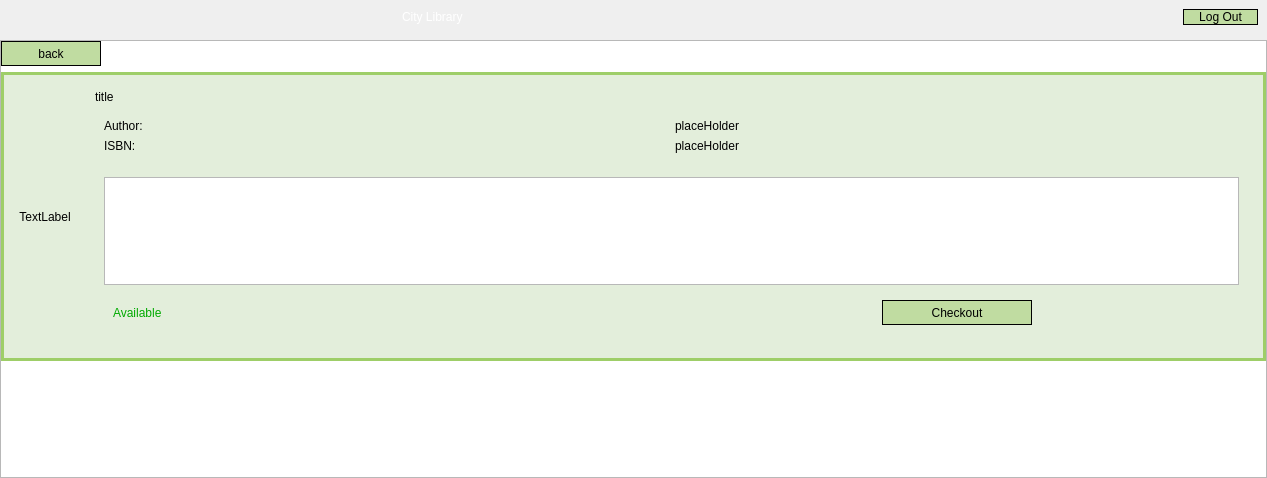
<?xml version="1.0" encoding="UTF-8"?>
<ui version="4.0">
 <class>BookInfoView</class>
 <widget class="QWidget" name="BookInfoView">
  <property name="geometry">
   <rect>
    <x>0</x>
    <y>0</y>
    <width>1267</width>
    <height>478</height>
   </rect>
  </property>
  <property name="windowTitle">
   <string>Form</string>
  </property>
  <property name="styleSheet">
   <string notr="true">

QPushButton{
	border: 1px solid;
	color: rgb(0, 0, 0);
	font: 700 9pt &quot;Segoe UI&quot;;
	background-color: rgb(192, 220, 161);
}

QLabel{
	color: rgb(0, 0, 0);
	font: 700 9pt &quot;Segoe UI&quot;;
}
</string>
  </property>
  <layout class="QVBoxLayout" name="verticalLayout_6">
   <property name="leftMargin">
    <number>0</number>
   </property>
   <property name="topMargin">
    <number>0</number>
   </property>
   <property name="rightMargin">
    <number>0</number>
   </property>
   <property name="bottomMargin">
    <number>0</number>
   </property>
   <item>
    <widget class="QWidget" name="bannerBackground" native="true">
     <property name="maximumSize">
      <size>
       <width>16777215</width>
       <height>150</height>
      </size>
     </property>
     <property name="styleSheet">
      <string notr="true">#bannerBackground {
	background-image: url(:/branding/images/brand/background.jpg);
}</string>
     </property>
     <layout class="QHBoxLayout" name="horizontalLayout_2" stretch="1,2,0">
      <property name="rightMargin">
       <number>9</number>
      </property>
      <item>
       <widget class="QLabel" name="bannerLogo">
        <property name="text">
         <string/>
        </property>
        <property name="pixmap">
         <pixmap resource="images.qrc">:/branding/images/brand/logoSmall.png</pixmap>
        </property>
       </widget>
      </item>
      <item>
       <widget class="QLabel" name="bannerTitle">
        <property name="styleSheet">
         <string notr="true">#bannerTitle {
	color: rgb(255, 255, 255);
	font: 700 60pt &quot;Segoe UI&quot;;
}</string>
        </property>
        <property name="text">
         <string>City Library</string>
        </property>
       </widget>
      </item>
      <item>
       <widget class="QPushButton" name="logoutButton">
        <property name="minimumSize">
         <size>
          <width>75</width>
          <height>0</height>
         </size>
        </property>
        <property name="text">
         <string>Log Out</string>
        </property>
       </widget>
      </item>
     </layout>
    </widget>
   </item>
   <item>
    <widget class="QScrollArea" name="scrollArea">
     <property name="widgetResizable">
      <bool>true</bool>
     </property>
     <widget class="QWidget" name="bookInfoScroll">
      <property name="geometry">
       <rect>
        <x>0</x>
        <y>0</y>
        <width>1251</width>
        <height>387</height>
       </rect>
      </property>
      <property name="styleSheet">
       <string notr="true">#bookInfoScroll{
	background-color: rgb(255, 255, 255);
}</string>
      </property>
      <layout class="QVBoxLayout" name="verticalLayout">
       <property name="leftMargin">
        <number>0</number>
       </property>
       <property name="topMargin">
        <number>0</number>
       </property>
       <property name="rightMargin">
        <number>0</number>
       </property>
       <property name="bottomMargin">
        <number>0</number>
       </property>
       <item>
        <widget class="QPushButton" name="backButton">
         <property name="minimumSize">
          <size>
           <width>0</width>
           <height>25</height>
          </size>
         </property>
         <property name="maximumSize">
          <size>
           <width>100</width>
           <height>16777215</height>
          </size>
         </property>
         <property name="layoutDirection">
          <enum>Qt::LayoutDirection::LeftToRight</enum>
         </property>
         <property name="text">
          <string>back</string>
         </property>
        </widget>
       </item>
       <item>
        <widget class="QWidget" name="bookLayout" native="true">
         <property name="styleSheet">
          <string notr="true">#bookLayout{
	border: 3px solid;
	border-color: rgb(158, 206, 104);
	background-color: rgb(227, 238, 219);
}</string>
         </property>
         <layout class="QHBoxLayout" name="bookInfoLayout">
          <item>
           <widget class="QWidget" name="bookCoverLayout" native="true">
            <layout class="QVBoxLayout" name="verticalLayout_3">
             <item>
              <widget class="QLabel" name="coverLabel">
               <property name="text">
                <string>TextLabel</string>
               </property>
               <property name="alignment">
                <set>Qt::AlignmentFlag::AlignCenter</set>
               </property>
              </widget>
             </item>
            </layout>
           </widget>
          </item>
          <item>
           <widget class="QWidget" name="bookDescriptionLayout" native="true">
            <layout class="QVBoxLayout" name="verticalLayout_4">
             <item>
              <widget class="QLabel" name="titleLabel">
               <property name="text">
                <string>title</string>
               </property>
              </widget>
             </item>
             <item>
              <layout class="QHBoxLayout" name="detailsLayout" stretch="0">
               <item>
                <widget class="QWidget" name="info" native="true">
                 <property name="styleSheet">
                  <string notr="true">#info{
	border: 0px solid;
}</string>
                 </property>
                 <layout class="QGridLayout" name="bookDetailsLayout">
                  <item row="1" column="1">
                   <widget class="QLabel" name="isbnOutputLabel">
                    <property name="text">
                     <string>placeHolder</string>
                    </property>
                   </widget>
                  </item>
                  <item row="1" column="0">
                   <widget class="QLabel" name="isbnLabel">
                    <property name="text">
                     <string>ISBN:</string>
                    </property>
                   </widget>
                  </item>
                  <item row="0" column="1">
                   <widget class="QLabel" name="authorOutputLabel">
                    <property name="text">
                     <string>placeHolder</string>
                    </property>
                   </widget>
                  </item>
                  <item row="0" column="0">
                   <widget class="QLabel" name="authorLabel">
                    <property name="text">
                     <string>Author:</string>
                    </property>
                   </widget>
                  </item>
                 </layout>
                </widget>
               </item>
              </layout>
             </item>
             <item>
              <widget class="QWidget" name="widget" native="true">
               <layout class="QVBoxLayout" name="verticalLayout_5">
                <item>
                 <widget class="QTextBrowser" name="bookDescription"/>
                </item>
                <item>
                 <layout class="QHBoxLayout" name="horizontalLayout">
                  <item>
                   <widget class="QStackedWidget" name="statusStackedWidget">
                    <property name="styleSheet">
                     <string notr="true">#statusStackedWidget{
	
	background-color: rgb(227, 238, 219);
}
</string>
                    </property>
                    <property name="currentIndex">
                     <number>1</number>
                    </property>
                    <widget class="QWidget" name="notAvailablePage">
                     <property name="styleSheet">
                      <string notr="true">#notAvailablePage{
	
	background-color: rgb(227, 238, 219);
}
</string>
                     </property>
                     <layout class="QVBoxLayout" name="verticalLayout_8">
                      <item>
                       <widget class="QLabel" name="notAvailableLabel">
                        <property name="styleSheet">
                         <string notr="true">#notAvailableLabel{
	color: rgb(255, 0, 0);
	font: 700 20pt &quot;Segoe UI&quot;;
}</string>
                        </property>
                        <property name="text">
                         <string>Not Available</string>
                        </property>
                       </widget>
                      </item>
                     </layout>
                    </widget>
                    <widget class="QWidget" name="availablePage">
                     <property name="styleSheet">
                      <string notr="true">#availablePage{
	
	background-color: rgb(227, 238, 219);
}
</string>
                     </property>
                     <layout class="QVBoxLayout" name="verticalLayout_7">
                      <item>
                       <widget class="QLabel" name="availableLabel">
                        <property name="styleSheet">
                         <string notr="true">#availableLabel{
	color: rgb(0, 170, 0);
	font: 700 20pt &quot;Segoe UI&quot;;
}</string>
                        </property>
                        <property name="text">
                         <string>Available</string>
                        </property>
                       </widget>
                      </item>
                     </layout>
                    </widget>
                    <widget class="QWidget" name="checkedoutPage">
                     <property name="styleSheet">
                      <string notr="true">#checkedoutPage{
	
	background-color: rgb(227, 238, 219);
}
</string>
                     </property>
                     <layout class="QVBoxLayout" name="verticalLayout_9">
                      <item>
                       <widget class="QLabel" name="checkedoutLabel">
                        <property name="styleSheet">
                         <string notr="true">#checkedoutLabel{
	color: rgb(0, 170, 0);
	font: 700 20pt &quot;Segoe UI&quot;;
}</string>
                        </property>
                        <property name="text">
                         <string>Checked out to you</string>
                        </property>
                       </widget>
                      </item>
                     </layout>
                    </widget>
                   </widget>
                  </item>
                  <item>
                   <widget class="QStackedWidget" name="optionsStackedWidget">
                    <property name="currentIndex">
                     <number>1</number>
                    </property>
                    <widget class="QWidget" name="dueDatePage">
                     <property name="styleSheet">
                      <string notr="true">#dueDatePage{
	
	background-color: rgb(227, 238, 219);
}
</string>
                     </property>
                     <layout class="QHBoxLayout" name="horizontalLayout_4">
                      <item>
                       <widget class="QLabel" name="dueLabel">
                        <property name="styleSheet">
                         <string notr="true">#dueLabel{
	color: rgb(0, 0, 0);
	font: 700 20pt &quot;Segoe UI&quot;;
}</string>
                        </property>
                        <property name="text">
                         <string>Due Date :</string>
                        </property>
                       </widget>
                      </item>
                      <item>
                       <widget class="QLabel" name="dueOutputLabel">
                        <property name="styleSheet">
                         <string notr="true">#dueOutputLabel{
	color: rgb(0, 0, 0);
	font: 700 20pt &quot;Segoe UI&quot;;
}</string>
                        </property>
                        <property name="text">
                         <string>TextLabel</string>
                        </property>
                       </widget>
                      </item>
                     </layout>
                    </widget>
                    <widget class="QWidget" name="checkoutPage">
                     <property name="styleSheet">
                      <string notr="true">#checkoutPage{
	
	background-color: rgb(227, 238, 219);
}
</string>
                     </property>
                     <layout class="QHBoxLayout" name="horizontalLayout_6">
                      <item>
                       <widget class="QPushButton" name="checkoutButton">
                        <property name="minimumSize">
                         <size>
                          <width>0</width>
                          <height>25</height>
                         </size>
                        </property>
                        <property name="maximumSize">
                         <size>
                          <width>150</width>
                          <height>16777215</height>
                         </size>
                        </property>
                        <property name="text">
                         <string>Checkout</string>
                        </property>
                       </widget>
                      </item>
                     </layout>
                    </widget>
                    <widget class="QWidget" name="holdPage">
                     <property name="styleSheet">
                      <string notr="true">#holdPage{
	
	background-color: rgb(227, 238, 219);
}
</string>
                     </property>
                     <layout class="QHBoxLayout" name="horizontalLayout_5">
                      <item>
                       <widget class="QPushButton" name="holdButton">
                        <property name="minimumSize">
                         <size>
                          <width>0</width>
                          <height>25</height>
                         </size>
                        </property>
                        <property name="maximumSize">
                         <size>
                          <width>150</width>
                          <height>16777215</height>
                         </size>
                        </property>
                        <property name="text">
                         <string>Place Hold</string>
                        </property>
                       </widget>
                      </item>
                     </layout>
                    </widget>
                    <widget class="QWidget" name="holdAvailablePage">
                     <property name="styleSheet">
                      <string notr="true">#holdAvailablePage{
	
	background-color: rgb(227, 238, 219);
}
</string>
                     </property>
                     <layout class="QHBoxLayout" name="horizontalLayout_3">
                      <item>
                       <widget class="QPushButton" name="confirmButton">
                        <property name="minimumSize">
                         <size>
                          <width>0</width>
                          <height>25</height>
                         </size>
                        </property>
                        <property name="maximumSize">
                         <size>
                          <width>150</width>
                          <height>16777215</height>
                         </size>
                        </property>
                        <property name="text">
                         <string>Confirm Pickup</string>
                        </property>
                       </widget>
                      </item>
                      <item>
                       <widget class="QPushButton" name="removeButton">
                        <property name="minimumSize">
                         <size>
                          <width>0</width>
                          <height>25</height>
                         </size>
                        </property>
                        <property name="maximumSize">
                         <size>
                          <width>150</width>
                          <height>16777215</height>
                         </size>
                        </property>
                        <property name="text">
                         <string>Remove Hold</string>
                        </property>
                       </widget>
                      </item>
                     </layout>
                    </widget>
                   </widget>
                  </item>
                 </layout>
                </item>
               </layout>
              </widget>
             </item>
            </layout>
           </widget>
          </item>
         </layout>
        </widget>
       </item>
       <item>
        <widget class="QWidget" name="footerBackground" native="true">
         <property name="minimumSize">
          <size>
           <width>0</width>
           <height>110</height>
          </size>
         </property>
         <property name="maximumSize">
          <size>
           <width>16777215</width>
           <height>110</height>
          </size>
         </property>
         <layout class="QGridLayout" name="gridLayout" columnstretch="0,0,0">
          <property name="leftMargin">
           <number>0</number>
          </property>
          <property name="topMargin">
           <number>0</number>
          </property>
          <property name="rightMargin">
           <number>0</number>
          </property>
          <property name="bottomMargin">
           <number>0</number>
          </property>
          <item row="0" column="2">
           <spacer name="horizontalSpacer_2">
            <property name="orientation">
             <enum>Qt::Orientation::Horizontal</enum>
            </property>
            <property name="sizeHint" stdset="0">
             <size>
              <width>40</width>
              <height>20</height>
             </size>
            </property>
           </spacer>
          </item>
          <item row="0" column="1">
           <widget class="QLabel" name="footerLogo">
            <property name="text">
             <string/>
            </property>
            <property name="pixmap">
             <pixmap resource="images.qrc">:/branding/images/brand/logoSmall.png</pixmap>
            </property>
           </widget>
          </item>
          <item row="0" column="0">
           <spacer name="horizontalSpacer_3">
            <property name="orientation">
             <enum>Qt::Orientation::Horizontal</enum>
            </property>
            <property name="sizeHint" stdset="0">
             <size>
              <width>472</width>
              <height>5</height>
             </size>
            </property>
           </spacer>
          </item>
         </layout>
        </widget>
       </item>
      </layout>
     </widget>
    </widget>
   </item>
   <item>
    <layout class="QVBoxLayout" name="verticalLayout_2"/>
   </item>
  </layout>
 </widget>
 <resources>
  <include location="images.qrc"/>
 </resources>
 <connections/>
</ui>
